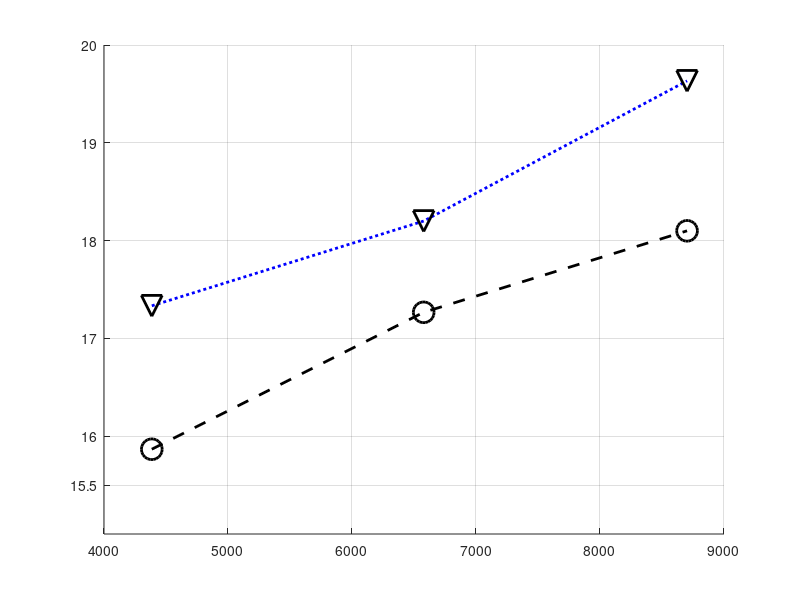

Here is the MATLAB script that generated this plot:
clear
clc
clf

R=[4385.44085, 6578.15717, 8702.08397]
sep=[17.3333,18.2,19.6333]
reat=[15.8667,17.2667,18.1]
hold all
grid on
plot(R,sep, ':bv','LineWidth',2,'MarkerEdgeColor','k','markersize',15)
plot(R,reat, '--ko', 'LineWidth',2, 'MarkerEdgeColor','k','markersize',15)
set(gca,'xTick',[4000 5000 6000 7000 8000 9000])
set(gca,'YTick',[15.5 16 17 18 19 20])
